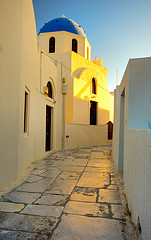
#> input picture data/test/0021_1425726583_alley.jpg, 151 x 240 px
$ python -i histogram.py   (imports and definitions only)
#> lines starting #> are read from the running program, lines starting #| are printed output that depends on the picture; after the words box and inside, x2 and y2 are one past the last pixel; in counts of white or black regions, pixels touching at a corner belong together
#> further down, picture is the input picture: shape (240, 151, 3); mean B, G, R 115.1, 145.5, 154.5
import numpy as np
import cv2
import math

COLOR_BINS = (8, 12, 3)


def describe_color(image):
    """
    Convert the image to the HSV color space and initialize
    the features used to quantify the image
    """
    image = cv2.cvtColor(image, cv2.COLOR_BGR2HSV)
#> image: shape (240, 151, 3); mean H, S, V 37.2, 93.8, 166.3
    features = []

    # grab the dimensions and compute the center of the image
    (h, w) = image.shape[:2]
#> h = 240; w = 151
    (c_x, c_y) = (int(w * 0.5), int(h * 0.5))
#> c_x = 75; c_y = 120

    # divide the image into four rectangles/segments (top-left,
    # top-right, bottom-right, bottom-left)
    segments = [(0, c_x, 0, c_y), (c_x, w, 0, c_y), (c_x, w, c_y, h),
                (0, c_x, c_y, h)]

    # construct an elliptical mask representing the center of the
    # image
    (axes_x, axes_y) = (int(w * 0.75) / 2, int(h * 0.75) / 2)
#> axes_x = 56.5; axes_y = 90
    ellip_mask = np.zeros(image.shape[:2], dtype="uint8")
    cv2.ellipse(ellip_mask, (c_x, c_y), (axes_x, axes_y), 0, 0, 360, 255, -1)
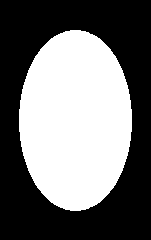
#> ellip_mask: shape (240, 151); 44.3% white; 1 white region, box (x1, y1, x2, y2) and area: (19, 30, 132, 211) 16061

    # loop over the segments
    for (start_x, end_x, start_y, end_y) in segments:
        # construct a mask for each corner of the image, subtracting
        # the elliptical center from it
        corner_mask = np.zeros(image.shape[:2], dtype="uint8")
        cv2.rectangle(corner_mask, (start_x, start_y), (end_x, end_y), 255, -1)
        corner_mask = cv2.subtract(corner_mask, ellip_mask)

        # extract a color histogram from the image, then update the
        # feature vector
        hist = histogram(image, corner_mask)
        features.extend(hist)
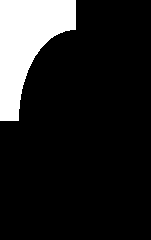
#> corner_mask: shape (240, 151); 14.1% white; 1 white region, box (x1, y1, x2, y2) and area: (0, 0, 76, 121) 5107
#> after the loop, features = []

    # extract a color histogram from the elliptical region and
    # update the feature vector
    hist = histogram(image, ellip_mask)
    features.extend(hist)

    # return the feature vector
    return features


def histogram(image, mask):
    """
    Extract a 3D color histogram from the masked region of the
    image, using the supplied number of bins per channel; then
    normalize the histogram
    """
    hist = cv2.calcHist([image], [0, 1, 2], mask, COLOR_BINS,
                        [0, 180, 0, 256, 0, 256])
#> (the run stopped early here; a loop or call above may not have finished)

$ run again, on data/test/0341_366610119_rocks.jpg
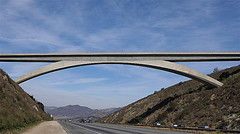
#> input picture data/test/0341_366610119_rocks.jpg, 240 x 134 px
#> picture is the input picture: shape (134, 240, 3); mean B, G, R 139.2, 117.7, 104.6
#> image: shape (134, 240, 3); mean H, S, V 81.4, 81.8, 145.5
#> in describe_color, `cv2.ellipse(ellip_mask, (c_x, c_y), (axes_x, axes_y), 0, 0, 360, 255, ..`:
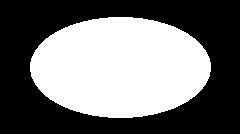
#> ellip_mask: shape (134, 240); 44.6% white; 1 white region, box (x1, y1, x2, y2) and area: (30, 17, 211, 118) 14359
#> after the loop in describe_color, `for (start_x, end_x, start_y, end_y) in segments:`: features = []
